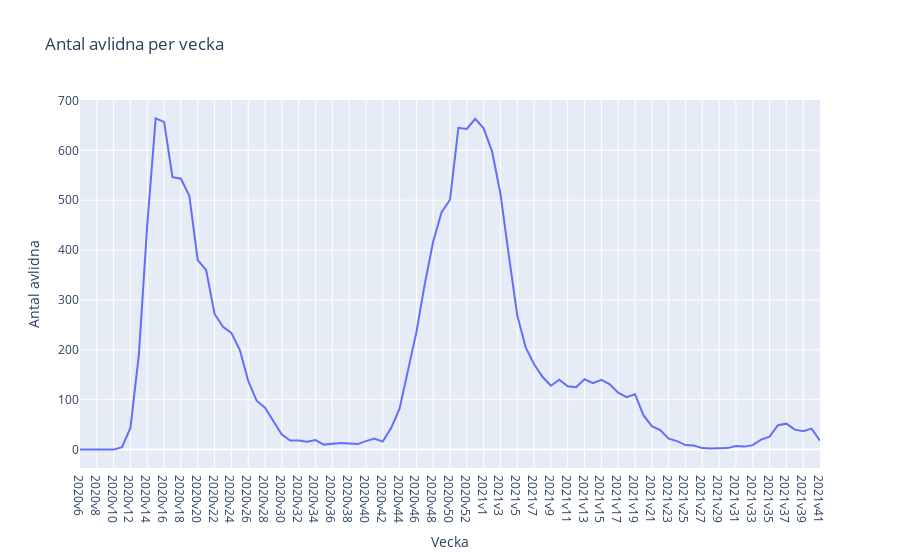

The code cell stored with this chart in its notebook:
### Code cell
## Plots the number of deaths against the number of deaths in plotyly express
fig = px.line(covid19_cases, x="Vecka", y="Antal_avlidna_vecka", title="Antal avlidna per vecka",
        labels={"Antal_avlidna_vecka": "Antal avlidna"})
fig.update_layout(hovermode="x")
fig.update_xaxes(
    showspikes=True,
    spikedash="solid"
)
fig.show()
fig.write_html("visualizations/DeathPerWeek.html")

### Figure 1 — Plotly figure (JSON) as saved in the notebook; plotly's stock layout.template omitted (floating-point values rounded to 4 significant figures)
{"data": [{"hovertemplate": "Vecka=%{x}<br>Antal avlidna=%{y}<extra></extra>", "legendgroup": "", "line": {"color": "#636efa", "dash": "solid"}, "marker": {"symbol": "circle"}, "mode": "lines", "name": "", "orientation": "v", "showlegend": false, "type": "scatter", "x": ["2020v6", "2020v7", "2020v8", "2020v9", "2020v10", "2020v11", "2020v12", "2020v13", "2020v14", "2020v15", "2020v16", "2020v17", "2020v18", "2020v19", "2020v20", "2020v21", "2020v22", "2020v23", "2020v24", "2020v25", "2020v26", "2020v27", "2020v28", "2020v29", "2020v30", "2020v31", "2020v32", "2020v33", "2020v34", "2020v35", "2020v36", "2020v37", "2020v38", "2020v39", "2020v40", "2020v41", "2020v42", "2020v43", "2020v44", "2020v45", "2020v46", "2020v47", "2020v48", "2020v49", "2020v50", "2020v51", "2020v52", "2020v53", "2021v1", "2021v2", "2021v3", "2021v4", "2021v5", "2021v6", "2021v7", "2021v8", "2021v9", "2021v10", "2021v11", "2021v12", "2021v13", "2021v14", "2021v15", "2021v16", "2021v17", "2021v18", "2021v19", "2021v20", "2021v21", "2021v22", "2021v23", "2021v24", "2021v25", "2021v26", "2021v27", "2021v28", "2021v29", "2021v30", "2021v31", "2021v32", "2021v33", "2021v34", "2021v35", "2021v36", "2021v37", "2021v38", "2021v39", "2021v40", "2021v41"], "xaxis": "x", "y": [0, 0, 0, 0, 0, 5, 44, 190, 451, 664, 657, 546, 543, 509, 380, 360, 272, 246, 234, 200, 138, 98, 84, 57, 30, 18, 18, 16, 19, 10, 12, 13, 12, 11, 17, 22, 16, 43, 82, 157, 235, 332, 417, 476, 501, 645, 643, 663, 644, 598, 513, 389, 269, 205, 171, 146, 128, 140, 127, 125, 141, 133, 140, 131, 114, 105, 111, 69, 47, 39, 22, 17, 9, 8, 3, 2, 3, 3, 7, 6, 9, 20, 26, 49, 52, 40, 37, 42, 18], "yaxis": "y"}], "layout": {"hovermode": "x", "legend": {"tracegroupgap": 0}, "title": {"text": "Antal avlidna per vecka"}, "xaxis": {"anchor": "y", "domain": [0, 1], "showspikes": true, "spikedash": "solid", "title": {"text": "Vecka"}}, "yaxis": {"anchor": "x", "domain": [0, 1], "title": {"text": "Antal avlidna"}}}}
